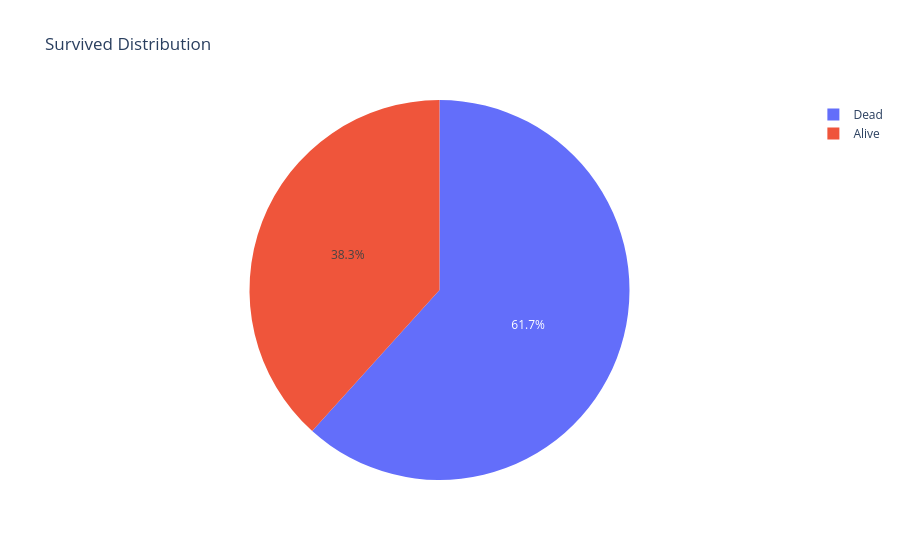

Notebook code cell kept with this figure:
### Code cell
trace = go.Pie(labels = ['Dead','Alive'],
               values = [549,341],
              )
layout = go.Layout(title = 'Survived Distribution')
fig = go.Figure(data=trace,layout=layout)
fig.show()

### Figure 1 — Plotly figure (JSON) as saved in the notebook; plotly's stock layout.template omitted (floating-point values rounded to 4 significant figures)
{"data": [{"labels": ["Dead", "Alive"], "type": "pie", "values": [549, 341]}], "layout": {"title": {"text": "Survived Distribution"}}}
